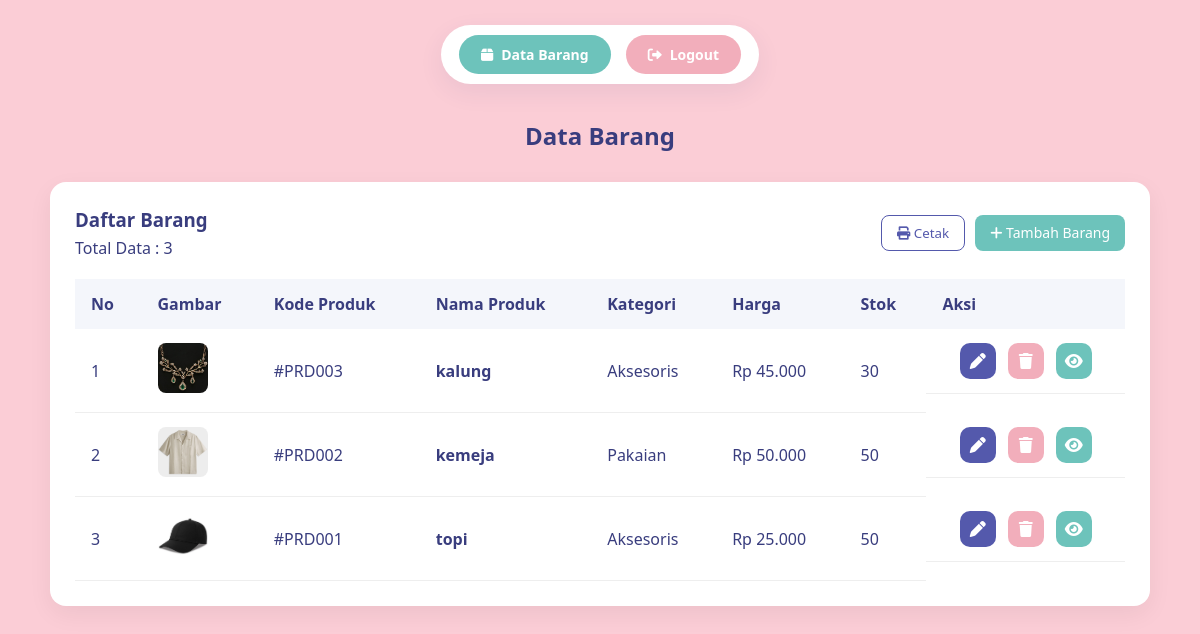
Page /index.php?page=data_barang (signed in) on the committed database.
### tables this page shows
CREATE TABLE `produk` (
  `id` int(11) NOT NULL,
  `kode_produk` varchar(50) DEFAULT NULL,
  `nama_produk` varchar(100) NOT NULL,
  `kategori_id` varchar(100) NOT NULL,
  `harga` decimal(10,2) NOT NULL,
  `stok` int(11) NOT NULL,
  `gambar` varchar(255) DEFAULT NULL
);

### includes/pages/data_barang.php (the view, shortened to what this page needs)
<?php
include 'koneksi.php';
$query = $conn->query("SELECT * FROM produk ORDER BY id DESC");
$result = $query->fetchAll(PDO::FETCH_ASSOC);
?>
<div class="table-card">
    <div class="table-header">
        <div>
            <h3>Daftar Barang</h3>
            <span>Total Data : <?php echo count($result); ?></span>
        </div>
        <div class="table-actions">
            <button class="btn-outline" onclick="window.print()"><i class="fas fa-print"></i> Cetak</button>
            <a href="tambah.php" class="btn-primary"><i class="fas fa-plus"></i> Tambah Barang</a>
        </div>
    </div>
    <div class="table-container">
        <table class="inventory-table">
            <thead>
                <tr>
                    <th>No</th>
                    <th>Gambar</th>
                    <th>Kode Produk</th>
                    <th>Nama Produk</th>
                    <th>Kategori</th>
                    <th>Harga</th>
                    <th>Stok</th>
                    <th>Aksi</th>
                </tr>
            </thead>
            <tbody>
            <?php if(count($result) > 0): ?>
                <?php $no = 1; foreach($result as $row): ?>
                <tr>
                    <td><?php echo $no++; ?></td>
                    <td>
                        <?php if(!empty($row['gambar']) && file_exists('uploads/' . $row['gambar'])): ?>
                            <img src="uploads/<?php echo $row['gambar']; ?>" style="width:50px; height:50px; object-fit:cover; border-radius:8px;">
                        <?php else: ?>
                            <span style="color:#999;">No Image</span>
                        <?php endif; ?>
                    </td>
                    <td><span class="kode">#<?php echo htmlspecialchars($row['kode_produk']); ?></span></td>
                    <td><strong><?php echo htmlspecialchars($row['nama_produk']); ?></strong></td>
                    <td><?php echo htmlspecialchars($row['kategori_id']); ?></td>
                    <td class="harga">Rp <?php echo number_format($row['harga'],0,",","."); ?></td>
                    <td>
                        <?php
                        $class = "stok-normal";
                        ?>
                        <span class="stok-badge <?php echo $class; ?>"><?php echo $row['stok']; ?></span>
                    </td>
                    <td class="aksi">
                        <a href="edit.php?id=<?php echo $row['id']; ?>" class="btn-edit"><i class="fas fa-pen"></i></a>
                        <a href="#" class="btn-delete" onclick="event.preventDefault(); document.getElementById('hapus-form-<?php echo $row['id']; ?>').submit();">
                            <i class="fas fa-trash"></i>
                        </a>
                        <a href="detail.php?id=<?php echo $row['id']; ?>" class="btn-view"><i class="fas fa-eye"></i></a>
                    </td>
                </tr>
                <?php endforeach; ?>
            <?php endif; ?>
            </tbody>
        </table>
    </div>
</div>

### includes/header.php (shortened to what this page needs)
<!DOCTYPE html>
<html lang="id">
<head>
    <link rel="stylesheet" href="/crud/css/style.css">
    <link rel="stylesheet" href="https://cdnjs.cloudflare.com/ajax/libs/font-awesome/6.0.0/css/all.min.css">
</head>
<body>
    <div class="container">

### includes/menu.php
<?php
$current_page = isset($_GET['page']) ? $_GET['page'] : 'data_barang';
$menu_items = array(
    'data_barang' => array(
        'icon' => 'fas fa-box',
        'title' => 'Data Barang',
        'link' => 'index.php?page=data_barang',
        'active' => (
            $current_page == 'data_barang' ||
            basename($_SERVER['PHP_SELF']) == 'tambah.php' ||
            basename($_SERVER['PHP_SELF']) == 'edit.php' ||
            basename($_SERVER['PHP_SELF']) == 'detail.php'
        )
    )
);
?>
<div class="top-nav">
    <div class="nav-container">
        <?php foreach($menu_items as $key => $item): ?>
            <a href="<?php echo $item['link']; ?>"
               class="nav-item <?php echo $item['active'] ? 'active' : ''; ?>">
                <i class="<?php echo $item['icon']; ?>"></i>
                <span><?php echo $item['title']; ?></span>
            </a>
        <?php endforeach; ?>
        <a href="logout.php"
           class="nav-item logout"
           onclick="return confirm('Yakin ingin logout?')">
            <i class="fas fa-sign-out-alt"></i>
            <span>Logout</span>
        </a>
    </div>
</div>

### index.php (shortened to what this page needs)
<?php
include 'koneksi.php';
?>
<?php
    $page = isset($_GET['page']) ? $_GET['page'] : 'dashboard';
?>
<?php include 'includes/header.php'; ?>
<?php include 'includes/menu.php'; ?>
<div class="content-wrapper">
    <main class="main-content">
        <div class="page-header">
        <?php
        $page_titles = array(
            'data_barang' => 'Data Barang',
            'tambah' => 'Tambah Barang',
            'edit' => 'Edit Barang',
            'detail' => 'Detail Barang'
        );
        ?>
        <h2><?php echo $page_titles[$page] ?? 'Dashboard'; ?></h2>
        </div>
        <div class="content">
            <?php
            switch($page){
            case 'data_barang':
            include 'includes/pages/data_barang.php';
            break;
            }
            ?>
        </div>
    </main>
</div>

### css/style.css (style rules this page uses)
* { margin:0; padding:0; box-sizing:border-box; }
body { font-family: 'Segoe UI', Tahoma, Geneva, Verdana, sans-serif; background:#fbcdd6; color:#393D7E; }
.container { max-width:1100px; margin:auto; }
.top-nav { display:flex; justify-content:center; margin:20px 0; }
.nav-container { display:flex; gap:20px; background:white; padding:10px 20px; border-radius:40px; box-shadow:0 5px 20px rgba(0,0,0,0.05); }
.nav-item { text-decoration:none; color:#393D7E; padding:8px 20px; border-radius:25px; font-weight:600; transition:0.3s; }
.nav-item.active { background:#6DC3BB; color:white; }
.nav-item.logout { background:#F2AEBB; color:white; }
.table-card { background:white; border-radius:16px; padding:25px; box-shadow:0 8px 25px rgba(0,0,0,0.06); margin-top:20px; }
.table-header { display:flex; justify-content:space-between; align-items:center; margin-bottom:20px; }
.table-header h3 { margin-bottom:5px; }
.table-actions { display:flex; gap:10px; }
.btn-primary { background:#6DC3BB; color:white; padding:8px 15px; border-radius:8px; text-decoration:none; font-size:14px; transition:0.2s; }
.btn-outline { border:1px solid #5459AC; color:#5459AC; padding:8px 15px; border-radius:8px; background:white; cursor:pointer; transition:0.2s; }
.table-container { overflow-x:auto; }
.inventory-table { width:100%; border-collapse:collapse; }
.inventory-table th { background:#f4f6fb; padding:14px 16px; text-align:left; font-weight:600; }
.inventory-table td { padding:14px 16px; border-bottom:1px solid #eee; }
.aksi { display:flex; justify-content:center; align-items:center; gap:12px; }
.btn-edit, .btn-delete, .btn-view { width:36px; height:36px; display:flex; align-items:center; justify-content:center; border-radius:10px; color:white; text-decoration:none; transition:0.2s; }
.btn-edit { background:#5459AC; }
.btn-delete { background:#F2AEBB; }
.btn-view { background:#6DC3BB; }
.btn-primary { background:#6DC3BB; color:white; }
.page-header { max-width:900px; margin:30px auto; text-align:center; display:flex; flex-direction:column; align-items:center; }
.top-nav { display:flex; justify-content:center; margin:25px 0 35px 0; }
.nav-container { display:flex; gap:15px; background:white; padding:10px 18px; border-radius:50px; box-shadow:0 8px 25px rgba(57,61,126,0.08); align-items:center; }
.nav-item { text-decoration:none; color:#393D7E; padding:10px 22px; border-radius:30px; font-weight:600; font-size:14px; transition:0.25s; display:flex; align-items:center; gap:8px; }
.nav-item i { font-size:14px; }
* { margin:0; padding:0; box-sizing:border-box; font-family:"Segoe UI",sans-serif; }

### rows in the picture
produk: gambar (picture), kode_produk "PRD003", nama_produk "kalung", kategori "Aksesoris", harga "45.000", stok "30"
produk: gambar (picture), kode_produk "PRD002", nama_produk "kemeja", kategori "Pakaian", harga "50.000", stok "50"
produk: gambar (picture), kode_produk "PRD001", nama_produk "topi", kategori "Aksesoris", harga "25.000", stok "50"

### other values in the picture
$item['title'] "Data Barang"
$page_titles[$page] "Data Barang"
count($result) "3"
